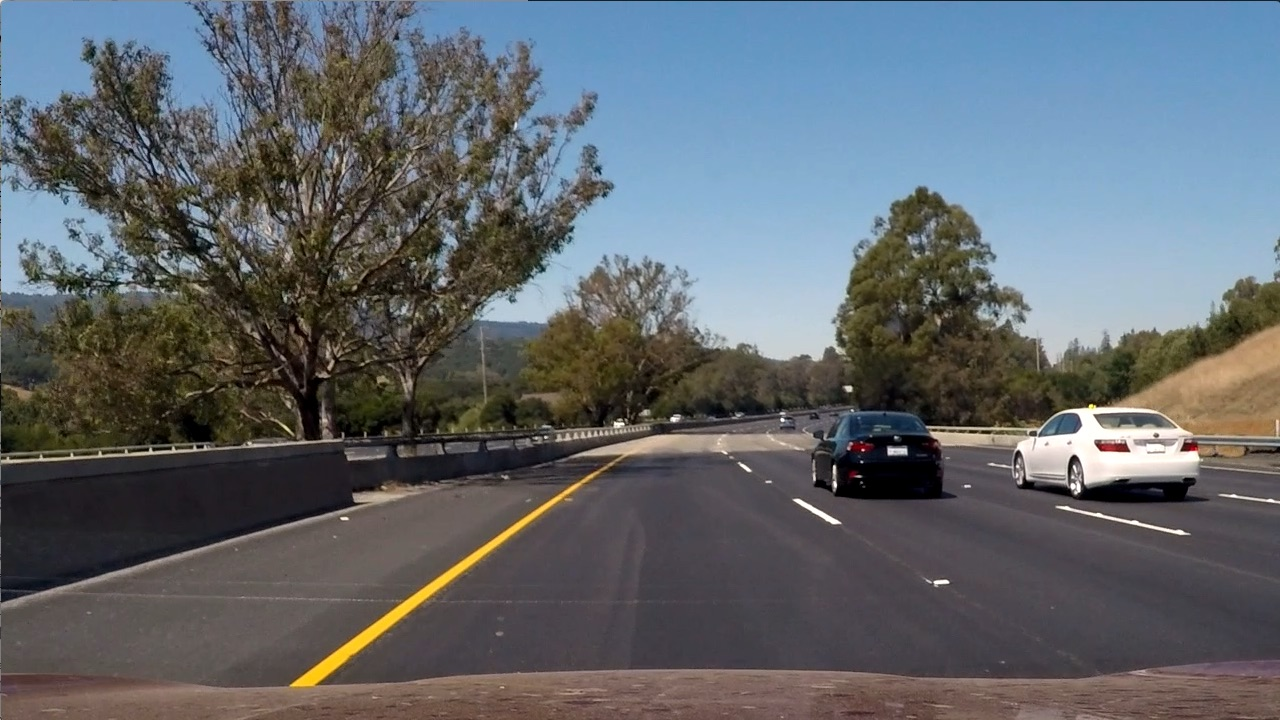
#> input picture test_images/test6.jpg, 1280 x 720 px
$ python 03_threshold.py
#> lines starting #> are read from the running program, lines starting #| are printed output that depends on the picture; after the words box and inside, x2 and y2 are one past the last pixel; in counts of white or black regions, pixels touching at a corner belong together
import numpy as np
import cv2 as cv

# Load calibrated camera parameters
calibration = np.load('camera_cal/calib.npz')
#> (reads camera_cal/calib.npz from the repository)
mtx = calibration['mtx']
dist = calibration['dist']

# Load one of the test images
img = cv.imread('test_images/test6.jpg')
#> img is the input picture: shape (720, 1280, 3); mean B, G, R 107.9, 102.6, 97
h, w = img.shape[:2]
#> h = 720; w = 1280

# Obtain the new camera matrix and undistort the image
if w == 1280:
    newCameraMtx, roi = cv.getOptimalNewCameraMatrix(mtx, dist, (w, h), 0, (w, h))
#> roi = (0, 0, 1279, 719)
    img = cv.undistort(img, mtx, dist, None, newCameraMtx)
cv.imshow('Undistorted image', img)
cv.imwrite('output_images/undistorted.png', img)

# White lines
b, g, r = cv.split(img)
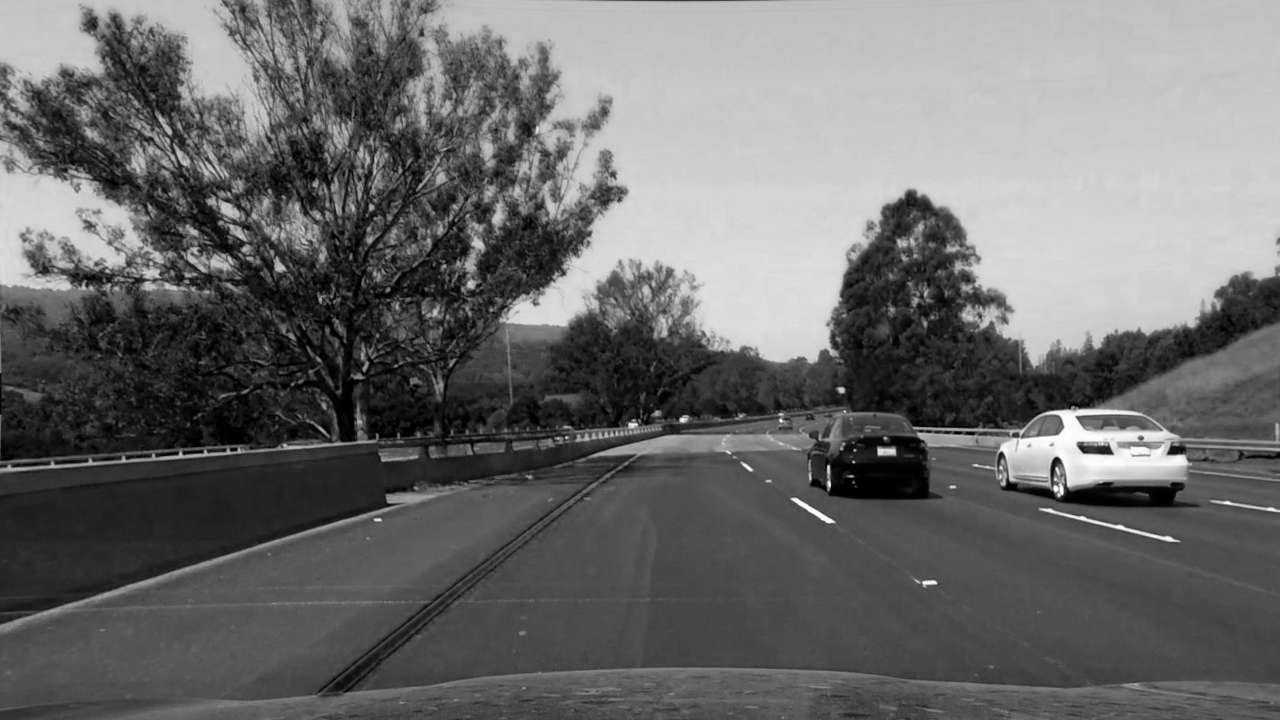
#> b: shape (720, 1280); min 0, max 255, mean 107
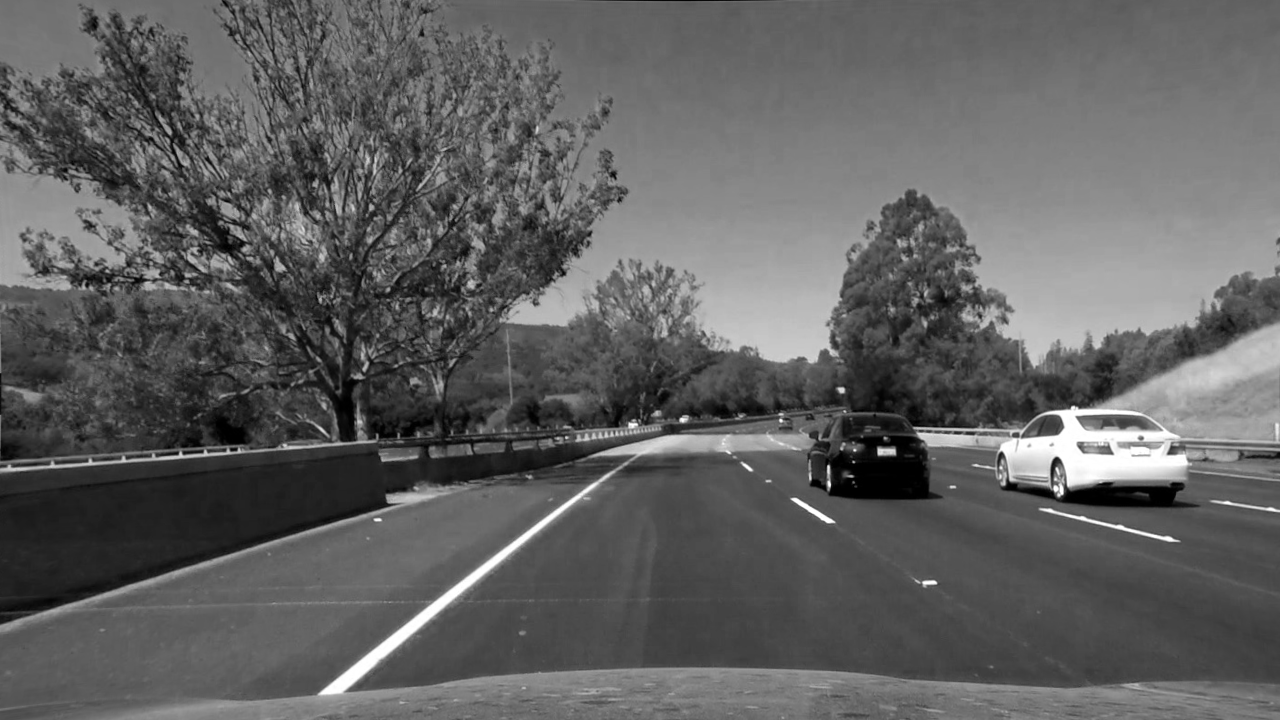
#> r: shape (720, 1280); min 0, max 255, mean 96.6
white = cv.adaptiveThreshold(r, 255, cv.ADAPTIVE_THRESH_MEAN_C, cv.THRESH_BINARY, 25, -35)
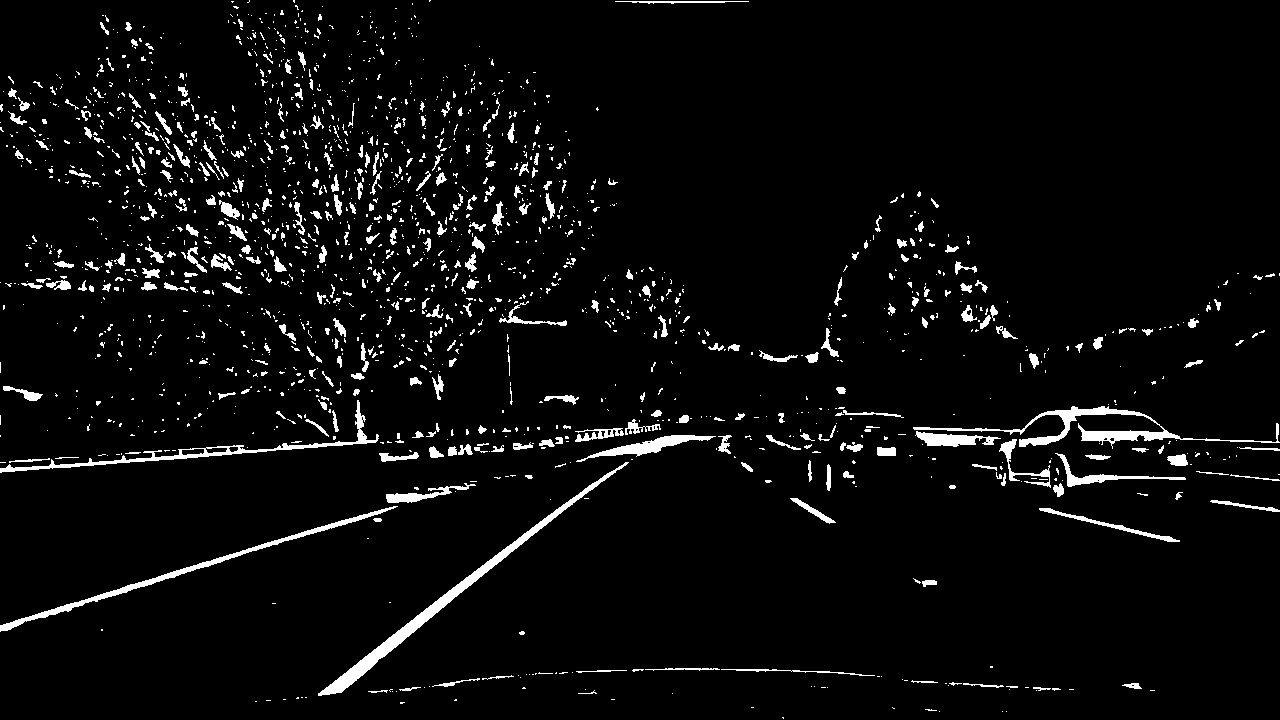
#> white: shape (720, 1280); 4.4% white; 1791 white regions (1421 under 20 px), largest, box (x1, y1, x2, y2) and area: (318, 462, 629, 696) 3221, (913, 406, 1280, 449) 2481, (0, 506, 398, 632) 2042
cv.imshow('White (red channel)', white)

# Yellow lines
lower_yellow = np.array([15, 80, 100])
upper_yellow = np.array([30, 255, 255])
hsv = cv.cvtColor(img, cv.COLOR_BGR2HSV)
#> hsv: shape (720, 1280, 3); mean H, S, V 76.7, 67.3, 117.7
yellow = cv.inRange(hsv, lower_yellow, upper_yellow)
#> yellow: shape (720, 1280); 2.4% white; 414 white regions (369 under 20 px), largest, box (x1, y1, x2, y2) and area: (1087, 320, 1280, 441) 12147, (312, 454, 646, 703) 5820, (1187, 448, 1239, 464) 495
cv.imshow('Yellow (HSV)', yellow)

# Binary image
binary = cv.bitwise_or(white, yellow)
#> binary: shape (720, 1280); 6.4% white; 1952 white regions (1551 under 20 px), largest, box (x1, y1, x2, y2) and area: (913, 320, 1280, 449) 15557, (312, 435, 716, 703) 6841, (0, 506, 398, 632) 2042
binary = cv.medianBlur(binary, 3)
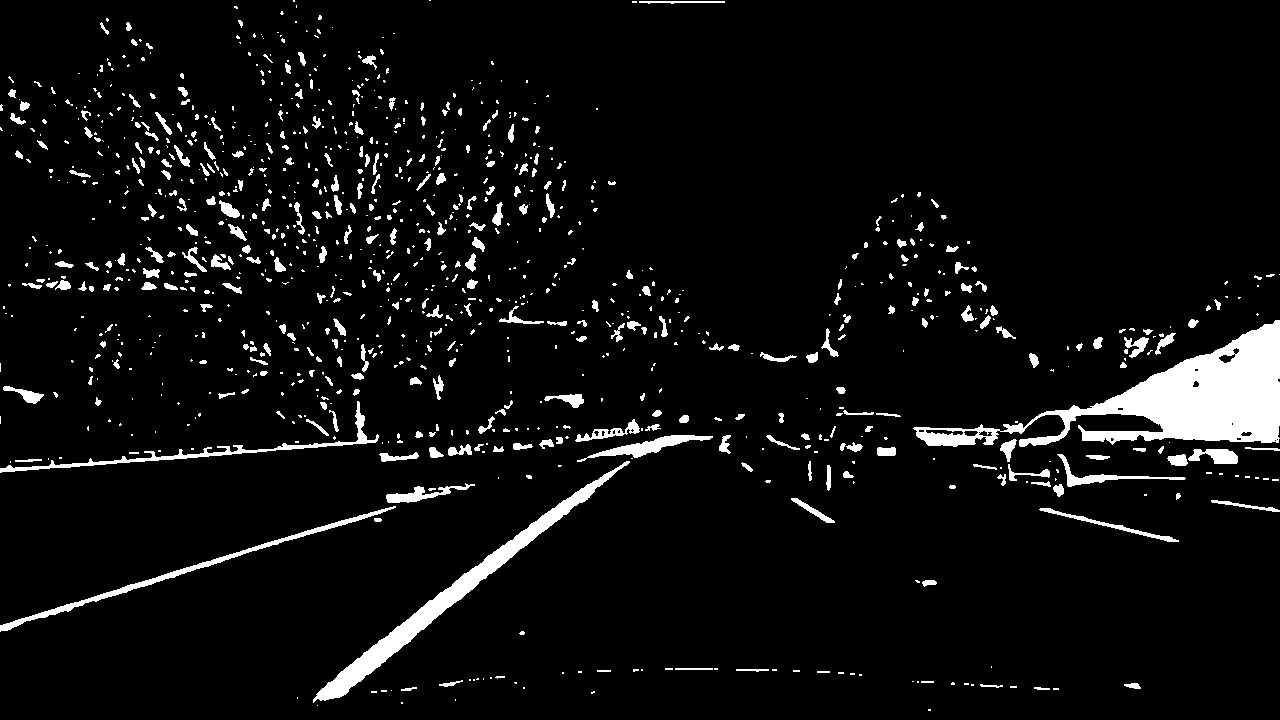
#> binary: shape (720, 1280); 5.7% white; 1050 white regions (702 under 20 px), largest, box (x1, y1, x2, y2) and area: (913, 320, 1280, 447) 15662, (313, 461, 630, 703) 5792, (0, 506, 396, 632) 2041
cv.imshow('Binary', binary)
cv.imwrite('output_images/binary.png', binary)

cv.waitKey(0)
cv.destroyAllWindows()
